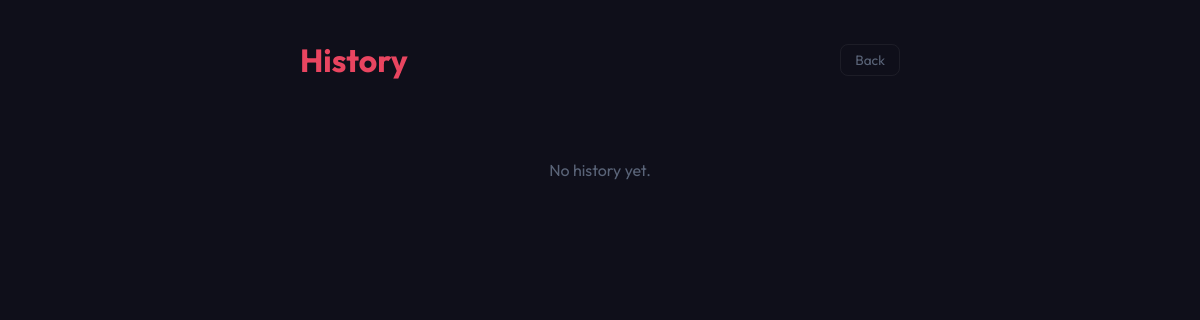
Before: /history/ with the older database file.
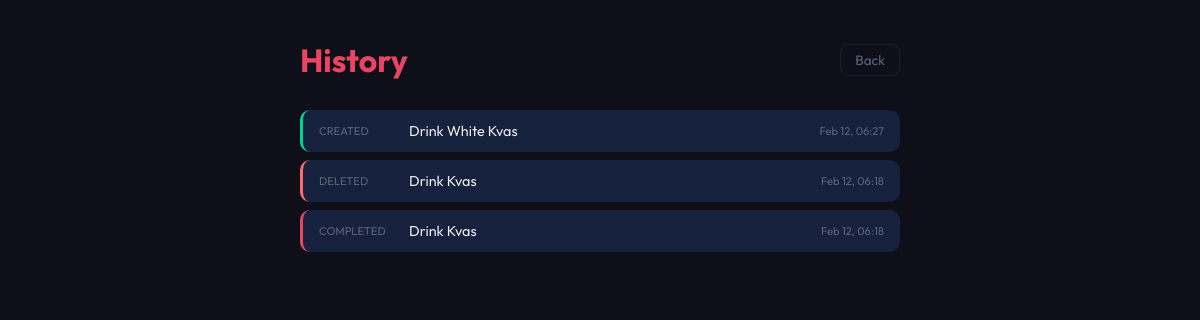
After: the same page with the newer database file.
### tasks/models.py (models this page shows, shortened)
class TaskHistory(models.Model):
    ACTION_CHOICES = [
        ('created', 'Created'),
        ('completed', 'Completed'),
        ('uncompleted', 'Uncompleted'),
        ('deleted', 'Deleted'),
    ]
    task_title = models.CharField(max_length=200)
    action = models.CharField(max_length=20, choices=ACTION_CHOICES)
    timestamp = models.DateTimeField(auto_now_add=True)
    class Meta:
        ordering = ['-timestamp']

### tasks/views.py (the view)
# urls.py: path('history/', views.history, name='history'),
def history(request):
    entries = TaskHistory.objects.all()[:50]
    return render(request, 'tasks/history.html', {'entries': entries})

### tasks/templates/tasks/history.html (shortened to what this page needs)
{% load static %}
<!DOCTYPE html>
<html lang="en">
<head>
    <link rel="stylesheet" href="{% static 'tasks/style.css' %}">
</head>
<body>
    <div class="app-container">
        <header>
            <div class="logo">
                <h1>History</h1>
            </div>
            <a href="{% url 'tasks:index' %}" class="back-link">Back</a>
        </header>
        <main class="history-list">
            {% for entry in entries %}
            <div class="history-entry action-{{ entry.action }}">
                <div class="history-left">
                    <span class="history-action">{{ entry.get_action_display }}</span>
                    <span class="history-title">{{ entry.task_title }}</span>
                </div>
                <span class="history-time">{{ entry.timestamp|date:"M d, H:i" }}</span>
            </div>
            {% empty %}
            <div class="empty-state">
                <p>No history yet.</p>
            </div>
            {% endfor %}
        </main>
    </div>
</body>
</html>

### tasks/static/tasks/style.css (style rules this page uses)
:root { --bg: #0f0f1a; --card: #16213e; --accent: #e94560; --text: #eaeaea; --muted: #5a6478; --border: rgba(255, 255, 255, 0.06); --high: #e94560; --medium: #ffaa00; --low: #00d68f; }
* { box-sizing: border-box; margin: 0; padding: 0; }
body { font-family: 'Outfit', sans-serif; background: var(--bg); color: var(--text); min-height: 100vh; display: flex; justify-content: center; padding: 40px 20px; }
a { text-decoration: none; color: inherit; }
.app-container { width: 100%; max-width: 600px; }
header { display: flex; justify-content: space-between; align-items: center; margin-bottom: 30px; }
header h1 { font-size: 2rem; color: var(--accent); }
.history-link, .back-link { color: var(--muted); font-size: 0.85rem; padding: 6px 14px; border: 1px solid var(--border); border-radius: 8px; }
.history-list { display: flex; flex-direction: column; gap: 8px; }
.history-entry { background: var(--card); padding: 12px 16px; border-radius: 10px; display: flex; justify-content: space-between; align-items: center; border-left: 3px solid var(--muted); }
.history-entry.action-created { border-left-color: var(--low); }
.history-entry.action-completed { border-left-color: var(--accent); }
.history-entry.action-deleted { border-left-color: #ff6b6b; }
.history-left { display: flex; gap: 10px; align-items: center; }
.history-action { font-size: 0.7rem; text-transform: uppercase; color: var(--muted); min-width: 80px; }
.history-title { font-size: 0.9rem; }
.history-time { font-size: 0.7rem; color: var(--muted); }

Changed rows visible on the page:
added TaskHistory: action "CREATED", task_title "Drink White Kvas", timestamp "Feb 12, 06:27"
added TaskHistory: action "DELETED", task_title "Drink Kvas", timestamp "Feb 12, 06:18"
added TaskHistory: action "COMPLETED", task_title "Drink Kvas", timestamp "Feb 12, 06:18"
Other visible differences:
text no longer shown: "No history yet."
